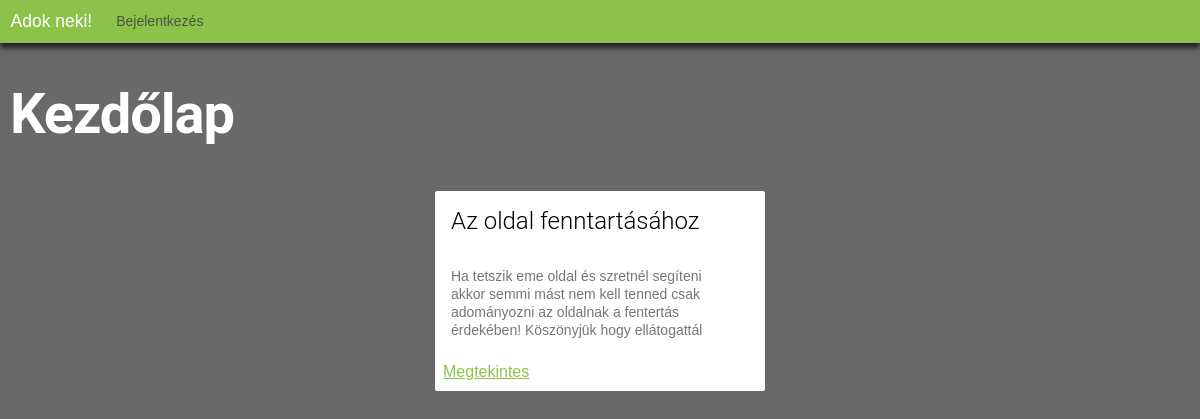
Before: / with the older database file.
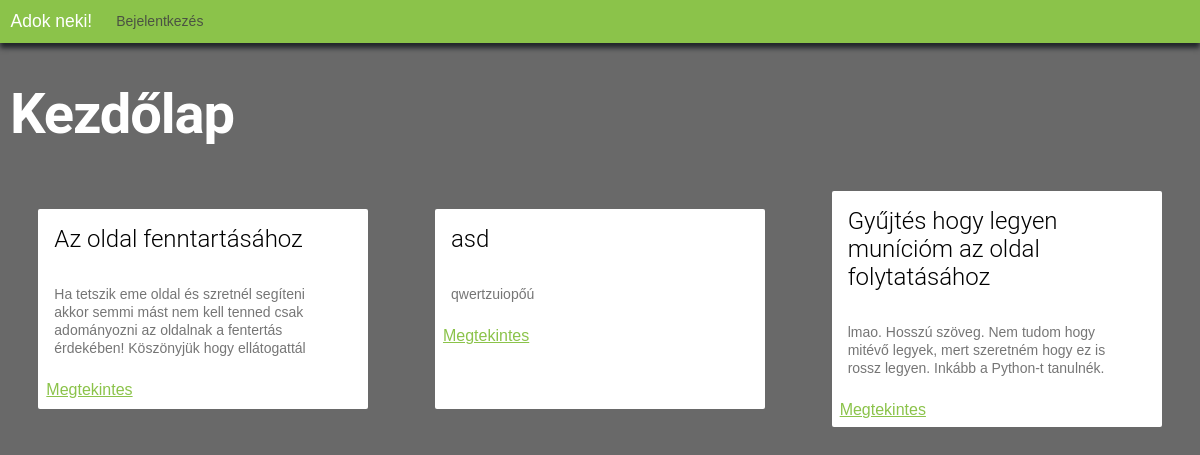
After: the same page with the newer database file.
### app/models.py (models this page shows, shortened)
class gyujtes(models.Model):
    publikalo = models.ForeignKey(
        settings.AUTH_USER_MODEL, on_delete=models.CASCADE)
    cim = models.CharField(max_length=255)
    leiras = models.TextField()
    promocios = models.BooleanField(default=False)
    minAr = models.IntegerField(null=False)
    cel = models.IntegerField()
    jelenleg = models.IntegerField(default=0)
    datumIdo_UTC = models.DateTimeField(default=timezone.now())
    celDatum = models.DateTimeField(null=True)
    class Meta:
        ordering = ["id"]

### app/views.py (the view)
# urls.py: path('', views.kezdolap, name='home'),
def kezdolap(request):
    assert isinstance(request, HttpRequest)
    promos = []
    atlagos = []
    user = request.user
    for i in gyujtes.objects.all():
        if i.promocios == True:
            promos.append(i)
        else:
            atlagos.append(i)
    return render(request, "templates/app/home.html", {"cim": "Adok neki! - Adomány oldal", "atlagos": atlagos,
                                                       "promos": promos, "user": user})

### app/templates/app/home.html (shortened to what this page needs)
{% extends "templates/app/layout/layout_nav.html" %}
{% block content %}
<div id="koszonto">
    <h1 id="oldalcim">Kezdőlap</h1>
</div>
{% if user.is_authenticated %}
{% if promos|length > 0 %}
<h2 id="oldalcim02_Promo">Promóciós</h2>
<div id="kartyak">
    {%for i in promos%}
    <div class="mdl-card">
        <div class="mdl-card__title">
            <h3 class="mdl-card__title-text">{{i.cim}}</h3>
        </div>
        <div class="mdl-card__supporting-text">
            {{i.leiras}}
        </div>
        <div class="mdl-card__actions">
            <a href="{% url 'gyujtes' i.id %}">Megtekintes</a>
        </div>
    </div>
    {%endfor%}
</div>
<hr id="elvalaszto">
{%endif%}
<div id="kartyak">
    {%for i in atlagos %}
    <div class="mdl-card">
        <div class="mdl-card__title">
            <h3 class="mdl-card__title-text">{{i.cim}}</h3>
        </div>
        <div class="mdl-card__supporting-text">
            {{i.leiras}}
        </div>
        <div class="mdl-card__actions">
            <a href="{% url 'gyujtes' i.id %}">Megtekintes</a>
        </div>
    </div>
    {%endfor%}
</div>
{% else %}
<div id="kartyak">
    {%for i in atlagos %}
    <div class="mdl-card">
        <div class="mdl-card__title">
            <h3 class="mdl-card__title-text">{{i.cim}}</h3>
        </div>
        <div class="mdl-card__supporting-text">
            {{i.leiras}}
        </div>
        <div class="mdl-card__actions">
            <a href="{% url 'gyujtes' i.id %}">Megtekintes</a>
        </div>
    </div>
    {%endfor%}
</div>
{%endif%}
{% endblock %}

Changed rows visible on the page:
added gyujtes: cim "asd", leiras "qwertzuiopőú"
added gyujtes: cim "Gyűjtés hogy legyen munícióm az oldal folytatásához", leiras "lmao. Hosszú szöveg. Nem tudom hogy mitévő legyek, mert szeretném hogy ez is rossz legyen. Inkább a Python-t tanulnék."
